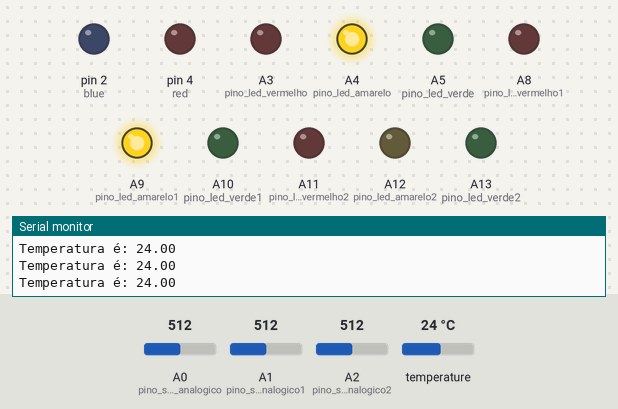
Bench run of a sketch on a simulated Arduino Mega 2560, built with avr-gcc and run on an emulated ATmega2560. Shown: output pins drawn as LEDs (lit = HIGH), the last lines printed to the serial monitor. Inputs (shaded band) come from the test bench; at power-on: A0 (pino_sinal_analogico) = 512, A1 (pino_sinal_analogico1) = 512, A2 (pino_sinal_analogico2) = 512, temperature 24 °C.

Above: at 2.3 s.
2.4 s: A0 (pino_sinal_analogico) set to 660
At 4.3 s:
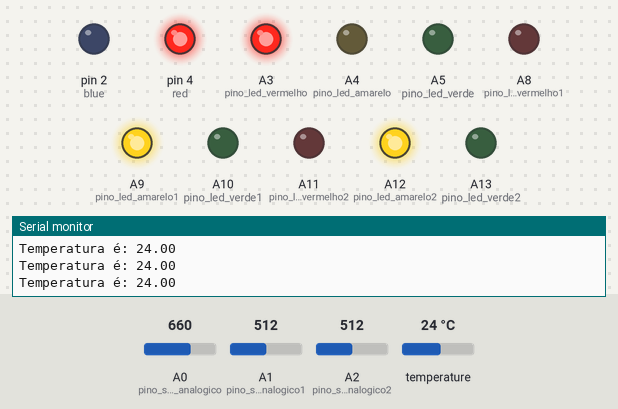
9.4 s: A1 (pino_sinal_analogico1) set to 660
At 12.5 s:
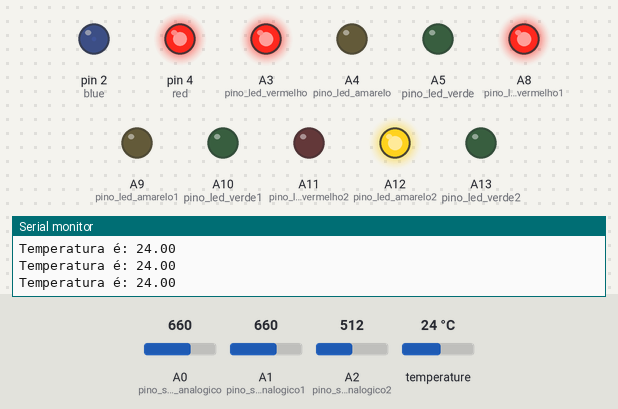
16.4 s: A2 (pino_sinal_analogico2) set to 660
At 19.5 s:
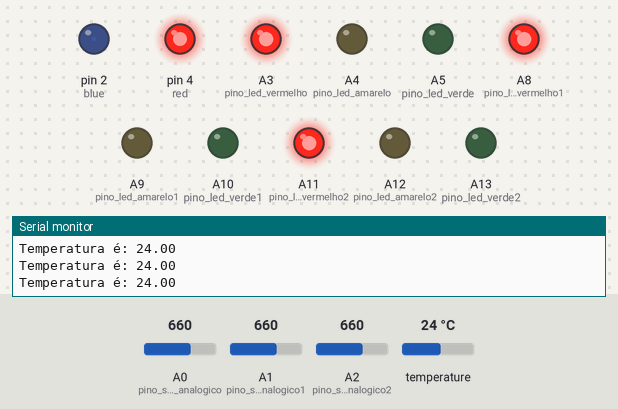
23.4 s: A0 (pino_sinal_analogico) set to 640
At 24.4 s:
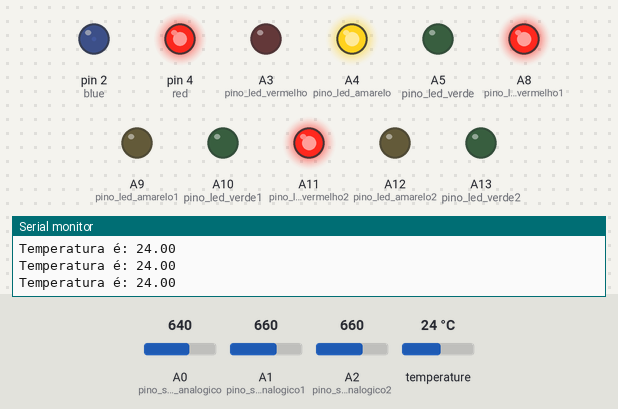
30.4 s: A1 (pino_sinal_analogico1) set to 640
At 32.4 s:
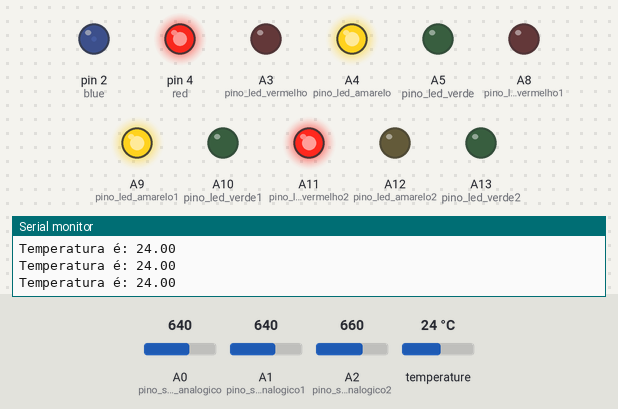
37.4 s: A2 (pino_sinal_analogico2) set to 640
At 39.5 s:
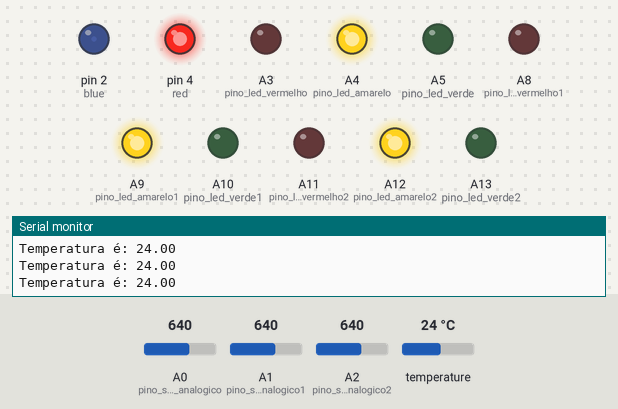
Timing chart, 0 to 45.1 s (numbered marks = the images above; inputs shaded):
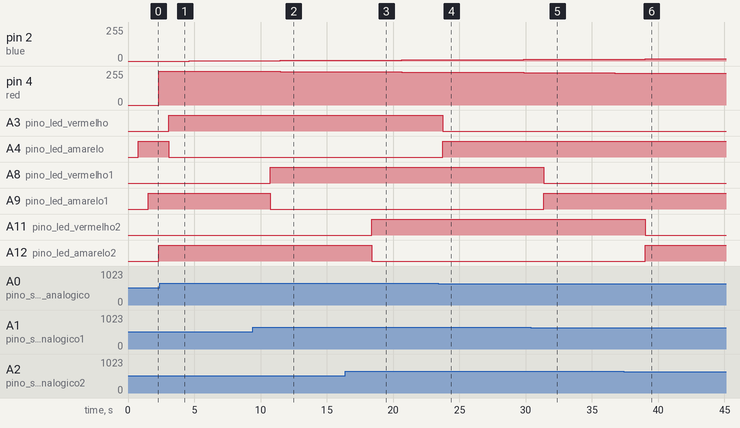

The sketch:

3xUmidade_LM393_+_Temperatura_DS18B20_+_LED_RGB_-_MEGA.ino
```cpp
#include <OneWire.h>
#include <DallasTemperature.h>

#define ONE_WIRE_BUS A7

#define pino_sinal_analogico A0
#define pino_sinal_analogico1 A1
#define pino_sinal_analogico2 A2

#define pino_led_vermelho A3
#define pino_led_amarelo A4
#define pino_led_verde A5

#define pino_led_vermelho1 A8
#define pino_led_amarelo1 A9
#define pino_led_verde1 A10

#define pino_led_vermelho2 A11
#define pino_led_amarelo2 A12
#define pino_led_verde2 A13

const int red = 4; /* connected to PWM pin 4 */
const int green = 3; /* connected to PWM pin 3 */
const int blue = 2; /* connected to PWM pin 2 */

int r = 255; /* red led value is temporally 255 and it will be the first led to light up */
int b; /* blue led value is temporally 0 */
int g; /* green led value is temporally 0 */
int t = 0; /* "t" (time) 1000 milliseconds, feel free to change it */

int valor_analogico;
int valor_analogico1;
int valor_analogico2;

OneWire oneWire(ONE_WIRE_BUS);
DallasTemperature sensors(&oneWire);

void setup() {

  Serial.begin(9600);

  pinMode(pino_sinal_analogico, INPUT);
  pinMode(pino_sinal_analogico1, INPUT);
  pinMode(pino_sinal_analogico2, INPUT);

  pinMode(pino_led_vermelho, OUTPUT);
  pinMode(pino_led_amarelo, OUTPUT);
  pinMode(pino_led_verde, OUTPUT);

  pinMode(pino_led_vermelho1, OUTPUT);
  pinMode(pino_led_amarelo1, OUTPUT);
  pinMode(pino_led_verde1, OUTPUT);

  pinMode(pino_led_vermelho2, OUTPUT);
  pinMode(pino_led_amarelo2, OUTPUT);
  pinMode(pino_led_verde2, OUTPUT);

  Serial.println("Arduino Digital Temperature // Serial Monitor Version");

  sensors.begin();

}

void loop() {


  for (r = 255, b = 0; r >= 0, b < 255; b++, r--)

  {

    leiturasensor();
    leiturasensor1();
    leiturasensor2();

    analogWrite(red, r);
    analogWrite(blue, b);
    delay(t);

  }

  for (b = 255 , g = 0; b >= 0, g < 255; g++, b--)
  {

    leiturasensor();
    leiturasensor1();
    leiturasensor2();

    analogWrite(blue, b);
    analogWrite(green, g);
    delay(t);

  }

  for (g = 255 , r = 0; g >= 0, r < 255; r++, g--)

  {

    leiturasensor();
    leiturasensor1();
    leiturasensor2();

    analogWrite(red, r);
    analogWrite(green, g);
    delay(t);

  }

}

void apagaleds()

{

  digitalWrite(pino_led_vermelho, LOW);

  digitalWrite(pino_led_amarelo, LOW);

  digitalWrite(pino_led_verde, LOW);

}

void apagaleds1()

{

  digitalWrite(pino_led_vermelho1, LOW);

  digitalWrite(pino_led_amarelo1, LOW);

  digitalWrite(pino_led_verde1, LOW);

}

void apagaleds2()

{

  digitalWrite(pino_led_vermelho2, LOW);

  digitalWrite(pino_led_amarelo2, LOW);

  digitalWrite(pino_led_verde2, LOW);

}


void leiturasensor() {

  sensors.requestTemperatures();

  Serial.print("Temperatura é: ");

  Serial.println(sensors.getTempCByIndex(0));

  valor_analogico = analogRead(pino_sinal_analogico);

  if (valor_analogico > 0 && valor_analogico < 350)

  {

    apagaleds();

    digitalWrite(pino_led_verde, HIGH);

  }

  if (valor_analogico > 350 && valor_analogico < 650)

  {

    apagaleds();

    digitalWrite(pino_led_amarelo, HIGH);

  }

  if (valor_analogico > 650 && valor_analogico < 1024)

  {

    apagaleds();

    digitalWrite(pino_led_vermelho, HIGH);

  }

}

void leiturasensor1() {

  sensors.requestTemperatures();

  Serial.print("Temperatura é: ");

  Serial.println(sensors.getTempCByIndex(0));

  valor_analogico1 = analogRead(pino_sinal_analogico1);

  if (valor_analogico1 > 0 && valor_analogico1 < 350)

  {

    apagaleds1();

    digitalWrite(pino_led_verde1, HIGH);

  }

  if (valor_analogico1 > 350 && valor_analogico1 < 650)

  {

    apagaleds1();

    digitalWrite(pino_led_amarelo1, HIGH);

  }

  if (valor_analogico1 > 650 && valor_analogico1 < 1024)

  {

    apagaleds1();

    digitalWrite(pino_led_vermelho1, HIGH);

  }

}

void leiturasensor2() {

  sensors.requestTemperatures();

  Serial.print("Temperatura é: ");

  Serial.println(sensors.getTempCByIndex(0));

  valor_analogico2 = analogRead(pino_sinal_analogico2);

  if (valor_analogico2 > 0 && valor_analogico2 < 350)

  {

    apagaleds2();

    digitalWrite(pino_led_verde2, HIGH);

  }

  if (valor_analogico2 > 350 && valor_analogico2 < 650)

  {

    apagaleds2();

    digitalWrite(pino_led_amarelo2, HIGH);

  }

  if (valor_analogico2 > 650 && valor_analogico2 < 1024)

  {

    apagaleds2();

    digitalWrite(pino_led_vermelho2, HIGH);

  }

}
```

Measured:
- after the input at 2.4 s, A3 (pino_led_vermelho): LOW → HIGH after 0.68 s; A4 (pino_led_amarelo): HIGH → LOW after 0.68 s
- after the input at 9.4 s, A8 (pino_led_vermelho1): LOW → HIGH after 1.3 s; A9 (pino_led_amarelo1): HIGH → LOW after 1.3 s
- after the input at 16.4 s, A11 (pino_led_vermelho2): LOW → HIGH after 2.0 s; A12 (pino_led_amarelo2): HIGH → LOW after 2.0 s
- after the input at 23.4 s, A3 (pino_led_vermelho): HIGH → LOW after 0.33 s; A4 (pino_led_amarelo): LOW → HIGH after 0.33 s
- after the input at 30.4 s, A8 (pino_led_vermelho1): HIGH → LOW after 0.98 s; A9 (pino_led_amarelo1): LOW → HIGH after 0.98 s
- after the input at 37.4 s, A11 (pino_led_vermelho2): HIGH → LOW after 1.6 s; A12 (pino_led_amarelo2): LOW → HIGH after 1.6 s
